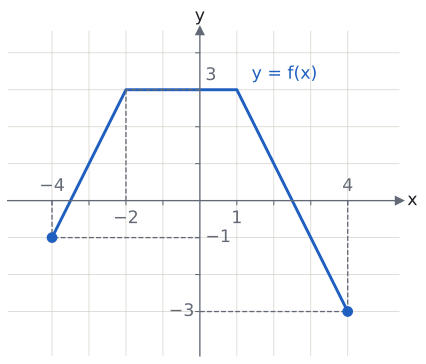

The script that drew this image:
import sys; sys.path.insert(0, "tools")
from cizim import *

# f: [−4, 4] → R, köşeler (−4, −1), (−2, 3), (1, 3), (4, −3). f(−2) = 3, f(4) = −3.
fig, ax = sekil(5.4, 4.4)
eksenler(ax, x=(-5.2, 5.4), y=(-4.2, 4.6))
ax.set_aspect("equal")
ax.set_xticks([-4, -3, -2, -1, 1, 2, 3, 4]); ax.set_xticklabels(["", "", "−2", "", "1", "", "", ""])
ax.set_yticks([-3, -2, -1, 1, 2, 3, 4]); ax.set_yticklabels([])
ax.text(-4, 0.15, "−4", color=SOLUK, fontsize=13, ha="center", va="bottom")
ax.text(4, 0.15, "4", color=SOLUK, fontsize=13, ha="center", va="bottom")
ax.text(0.15, 3.15, "3", color=SOLUK, fontsize=13, ha="left", va="bottom")
ax.text(0.15, -1, "−1", color=SOLUK, fontsize=13, ha="left", va="center")
ax.text(-0.15, -3, "−3", color=SOLUK, fontsize=13, ha="right", va="center")
X = [-4, -2, 1, 4]; Y = [-1, 3, 3, -3]
ax.plot(X, Y, color=MAVI)
nokta(ax, -4, -1, renk=MAVI); nokta(ax, 4, -3, renk=MAVI)
for xv, yv in [(-2, 3), (4, -3), (-4, -1)]:
    ax.plot([xv, xv], [0, yv], color=SOLUK, ls="--", lw=1)
    ax.plot([0, xv], [yv, yv], color=SOLUK, ls="--", lw=1)
ax.text(1.4, 3.3, "y = f(x)", color=MAVI, fontsize=13)
kaydet(fig, __file__)
